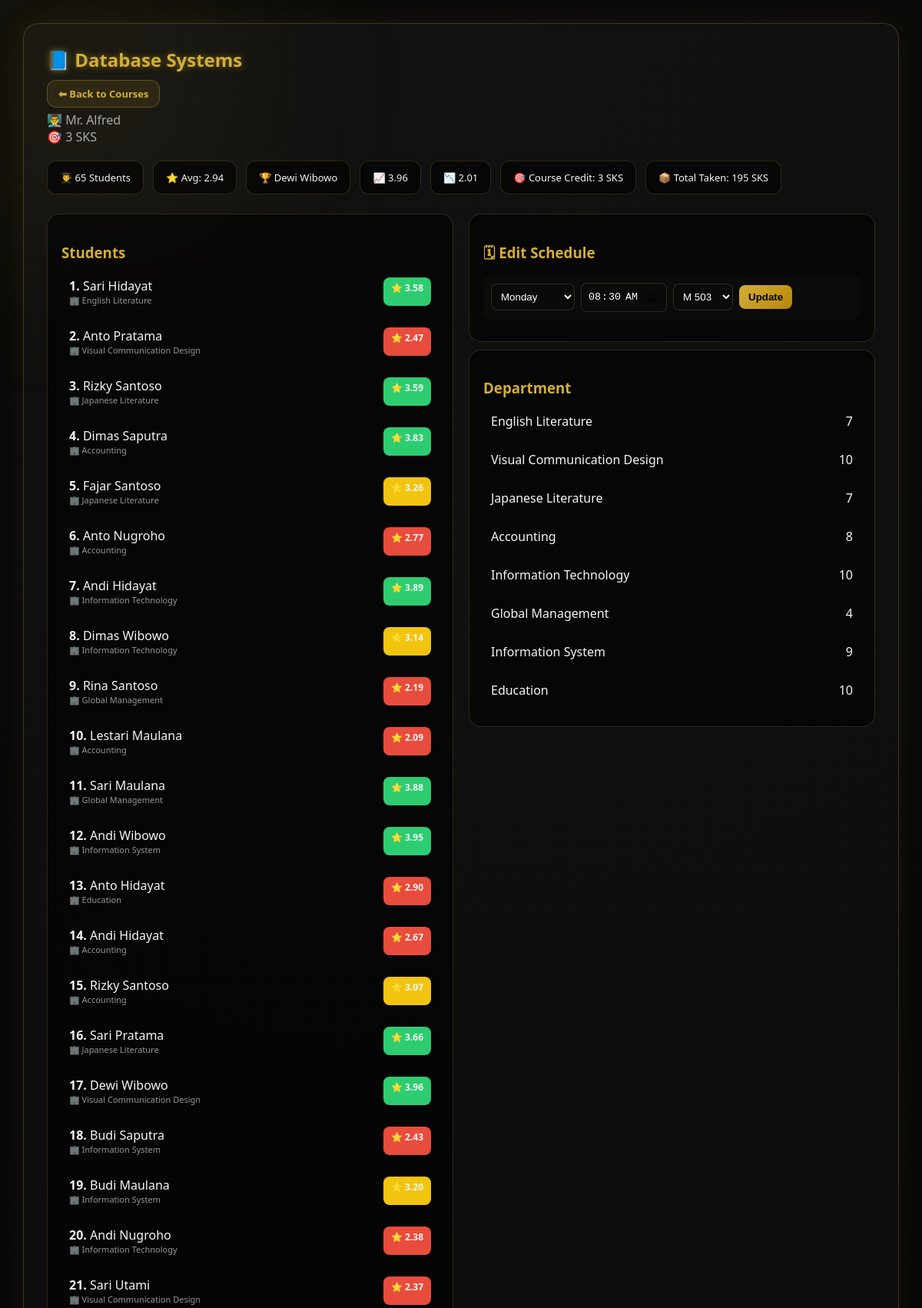
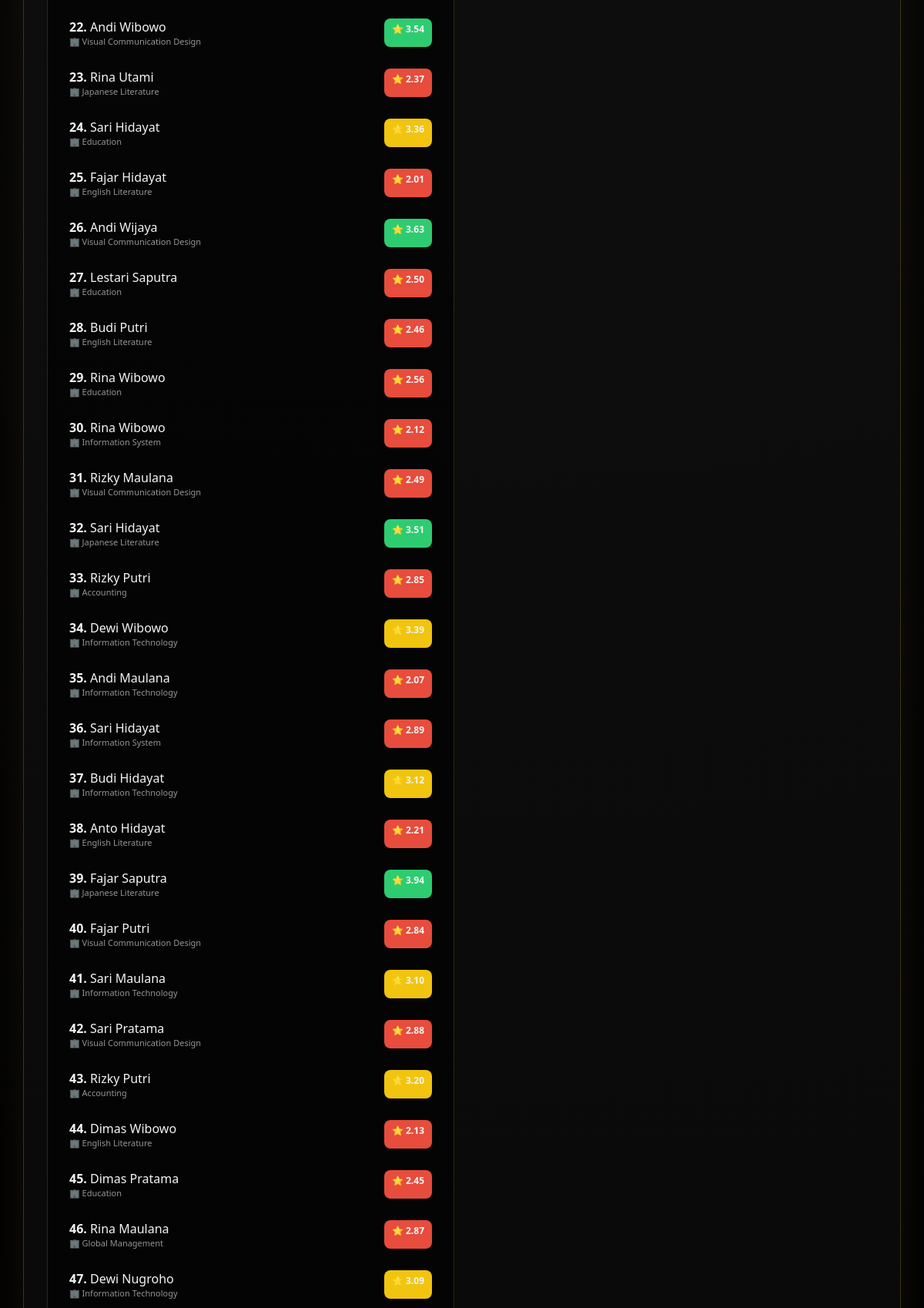
Screenshot of /course_detail.php?id=101 (upper part) with the database file from the repository (2 pictures, top to bottom).
### tables this page shows
CREATE TABLE `course` (
  `course_id` int(11) NOT NULL,
  `course_name` varchar(100) DEFAULT NULL,
  `credits` int(11) DEFAULT NULL,
  `lecturer_id` int(11) DEFAULT NULL
);

CREATE TABLE `lecturer` (
  `lecturer_id` int(11) NOT NULL,
  `lecturer_name` varchar(50) DEFAULT NULL,
  `specialization` varchar(100) DEFAULT NULL,
  `email` varchar(100) DEFAULT NULL,
  `department_id` int(11) DEFAULT NULL
);

CREATE TABLE `schedule` (
  `schedule_id` int(11) NOT NULL,
  `course_id` int(11) DEFAULT NULL,
  `classroom_id` int(11) DEFAULT NULL,
  `day` enum('MONDAY','TUESDAY','WEDNESDAY','THURSDAY','FRIDAY','SATURDAY','SUNDAY') DEFAULT NULL,
  `time` time DEFAULT NULL
);

### course_detail.php (the view, shortened to what this page needs)
<?php
include 'config.php';
$id = $_GET['id'];
$cq = mysqli_query($conn,"
SELECT c.course_name, c.credits, l.lecturer_name
FROM course c
LEFT JOIN lecturer l ON c.lecturer_id = l.lecturer_id
WHERE c.course_id='$id'
");
$c = mysqli_fetch_assoc($cq);
$sq = mysqli_query($conn,"
SELECT s.student_id, s.student_name, d.department_name, e.grade
FROM enrollment e
JOIN student s ON e.student_id=s.student_id
JOIN department d ON s.department_id=d.department_id
WHERE e.course_id='$id'
");
$students = [];
$total = 0;
$count = 0;
while($row = mysqli_fetch_assoc($sq)){
    $students[] = $row;
    $total += $row['grade'];
    $count++;
}
$total_credit = $count * $c['credits'];
$avg = ($count > 0) ? round($total/$count,2) : 0;
$dept_count = [];
$max = 0;
$min = 999;
$top_student = "";
foreach($students as $s){
    if(!isset($dept_count[$s['department_name']])){
        $dept_count[$s['department_name']] = 0;
    }
    $dept_count[$s['department_name']]++;
    if($s['grade'] > $max){
        $max = $s['grade'];
        $top_student = $s['student_name'];
    }
    if($s['grade'] < $min){
        $min = $s['grade'];
    }
}
$scq = mysqli_query($conn,"
SELECT schedule_id, day, time, classroom_id
FROM schedule
WHERE course_id='$id'
");
$classrooms = mysqli_query($conn,"SELECT * FROM classroom");
?>
<!DOCTYPE html>
<html>
<head>
</head>
<body>
<div class="detail">
<div class="course-header">
    <h2>📘 <?= $c['course_name']; ?></h2>
	<a class="back-btn" href="course_lookup.php">
    ⬅ Back to Courses
</a>
<div class="meta">
👨‍🏫 <?= $c['lecturer_name'] ?: 'Not Assigned'; ?> <br>
🎯 <?= $c['credits']; ?> SKS
</div>
</div>
<div class="stats">
<div class="stat">👨‍🎓 <?= $count ?> Students</div>
<div class="stat">⭐ Avg: <?= $avg ?></div>
<div class="stat">🏆 <?= $top_student ?: '-' ?></div>
<div class="stat">📈 <?= $max ?></div>
<div class="stat">📉 <?= $min ?></div>
<div class="stat">🎯 Course Credit: <?= $c['credits']; ?> SKS</div>
<div class="stat">📦 Total Taken: <?= $total_credit; ?> SKS</div>
</div>
<div class="grid">
<div class="box">
<h3>Students</h3>
<?php
if($count > 0){
$no=1;
foreach($students as $s){
$color = ($s['grade'] >= 3.5) ? "#2ecc71" :
         (($s['grade'] >= 3) ? "#f1c40f" : "#e74c3c");
echo "<div class='student'>
<div>
<b>$no.</b> {$s['student_name']}
<small>🏢 {$s['department_name']}</small>
</div>
<div class='gpa' style='background:$color'>
⭐ {$s['grade']}
</div>
</div>";
$no++;
}
}else{
echo "<div class='empty'>No students</div>";
}
?>
</div>
<div>
<div class="box">
<h3>🗓 Edit Schedule</h3>
<?php
if(mysqli_num_rows($scq)>0){
while($sc=mysqli_fetch_assoc($scq)){
?>
<form method="POST">
<select name="day">
<option <?= $sc['day']=='Monday'?'selected':'' ?>>Monday</option>
</select>
<input type="time" name="time" value="<?= $sc['time'] ?>">
<select name="classroom_id">
<?php
mysqli_data_seek($classrooms,0);
while($c = mysqli_fetch_assoc($classrooms)){
$sel = ($c['classroom_id']==$sc['classroom_id'])?'selected':'';
echo "<option value='{$c['classroom_id']}' $sel>{$c['room_name']}</option>";
}
?>
</select>
<button name="update_schedule">Update</button>
</form>
<?php
}
}else{
echo "<div class='empty'>No schedule</div>";
}
?>
</div>
<div class="box" style="margin-top:10px;">
<h3>Department</h3>
<?php
foreach($dept_count as $d=>$t){
echo "<div class='student'><div>$d</div><div>$t</div></div>";
}
?>
</div>
</div>
</div>
</div>
</body>
</html>

### course_detail.php (style rules this page uses)
body { margin:0; font-family:'Segoe UI', sans-serif; background: radial-gradient(circle at top, #0a0a0a, #000); color:#f5f5f5; overflow-x:hidden; }
body::before { content:""; position:fixed; width:600px; height:600px; background:radial-gradient(circle, rgba(212,175,55,0.08), transparent); top:-200px; left:-200px; filter:blur(80px); z-index:-1; }
.detail { margin:30px; padding:30px; border-radius:20px; background: rgba(255,255,255,0.03); border:1px solid rgba(212,175,55,0.25); box-shadow:0 0 40px rgba(212,175,55,0.08); }
.course-header { margin-bottom:20px; }
.course-header h2 { color:#d4af37; margin:0; text-shadow:0 0 10px rgba(212,175,55,0.5); }
.meta { color:#aaa; margin-top:5px; }
.stats { display:flex; flex-wrap:wrap; gap:12px; margin-top:15px; }
.stat { background:rgba(0,0,0,0.6); border:1px solid rgba(212,175,55,0.2); padding:12px 16px; border-radius:12px; font-size:13px; transition:0.3s; }
.grid { display:grid; grid-template-columns:1fr 1fr; gap:20px; margin-top:25px; }
.box { background:rgba(0,0,0,0.6); border:1px solid rgba(212,175,55,0.2); padding:18px; border-radius:16px; transition:0.3s; }
.student { padding:10px; margin-bottom:8px; border-radius:10px; display:flex; justify-content:space-between; transition:0.3s; }
.student small { display:block; font-size:11px; opacity:0.6; }
.gpa { padding:5px 10px; border-radius:8px; font-size:12px; font-weight:bold; }
form { display:flex; flex-wrap:wrap; gap:8px; align-items:center; padding:10px; border-radius:10px; background:rgba(255,255,255,0.02); margin-bottom:10px; transition:0.3s; }
select, input { padding:8px; border-radius:8px; border:1px solid rgba(212,175,55,0.2); background:#0a0a0a; color:#fff; }
button { padding:8px 12px; background:linear-gradient(135deg,#d4af37,#b8860b); border:none; border-radius:8px; cursor:pointer; font-weight:bold; transition:0.3s; }
.back-btn { display:inline-flex; align-items:center; gap:6px; margin-top:10px; padding:8px 14px; border-radius:12px; text-decoration:none; font-size:13px; font-weight:bold; background:rgba(212,175,55,0.1); color:#d4af37; border:1px solid rgba(212,175,55,0.3); transition:all 0.3s ease; backdrop-filter:blur(6px); }
h3 { color:#d4af37; margin-bottom:10px; }

### rows the page displays
course: course_name "Database Systems", lecturer.lecturer_name "Mr. Alfred", credits "3", credits "195"
schedule: time "08:30:00"

### other values shown
$count "65"
$avg "2.94"
$top_student ?: '-' "Dewi Wibowo"
$max "3.96"
$min "2.01"
$s['student_name'] "Sari Hidayat"
$s['department_name'] "English Literature"
$s['grade'] "3.58"
$s['student_name'] "Anto Pratama"
$s['department_name'] "Visual Communication Design"
$s['grade'] "2.47"
$s['student_name'] "Rizky Santoso"
$s['department_name'] "Japanese Literature"
$s['grade'] "3.59"
$s['student_name'] "Dimas Saputra"
